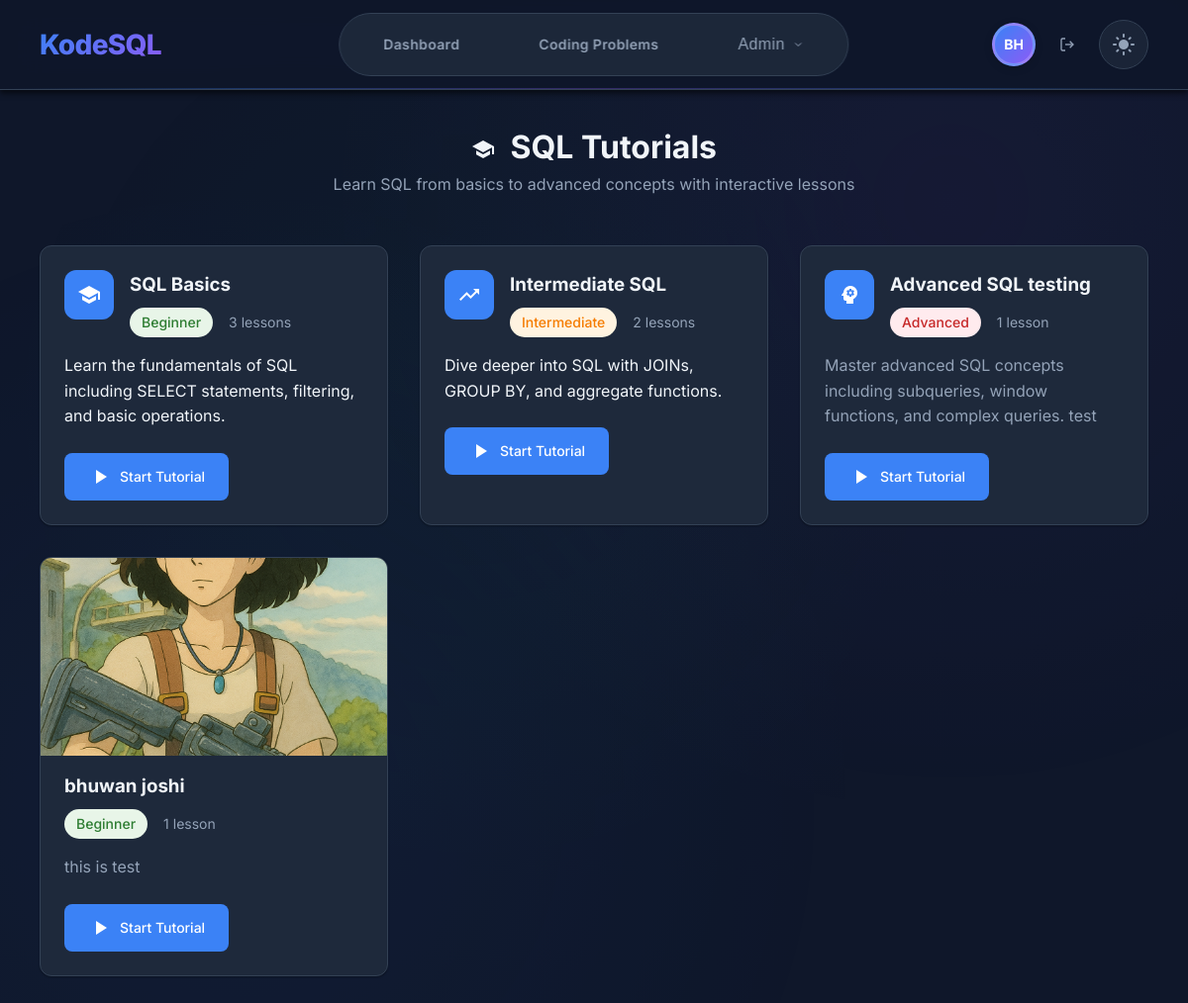
The page /tutorials/ (signed in) on the database its author committed.
### users/models.py (models this page shows, shortened)
class User(AbstractUser):
    email = models.EmailField(unique=True)
    is_email_verified = models.BooleanField(default=False)
    created_at = models.DateTimeField(auto_now_add=True)
    updated_at = models.DateTimeField(auto_now=True)
    USERNAME_FIELD = 'email'
    REQUIRED_FIELDS = ['username']

### tutorials/models.py (models this page shows, shortened)
class Tutorial(models.Model):
    DIFFICULTY_CHOICES = [
        ('beginner', 'Beginner'),
        ('intermediate', 'Intermediate'),
        ('advanced', 'Advanced'),
    ]
    title = models.CharField(max_length=255)
    description = CKEditor5Field(config_name='tutorial')
    difficulty = models.CharField(max_length=15, choices=DIFFICULTY_CHOICES, default='beginner')
    icon = models.CharField(max_length=50, default='table_chart')  # Material icon name
    thumbnail = models.ImageField(upload_to='tutorials/thumbnails/', blank=True, null=True)
    is_active = models.BooleanField(default=True)
    order = models.PositiveIntegerField(default=0)
    created_at = models.DateTimeField(auto_now_add=True)
    updated_at = models.DateTimeField(auto_now=True)
    class Meta:
        ordering = ['order', 'difficulty', 'created_at']

### tutorials/views.py (the view)
# urls.py: path('', views.tutorials_list, name='tutorials_list'),
def tutorials_list(request):
    tutorials = Tutorial.objects.filter(is_active=True).annotate(
        total_lessons=Count('lessons', filter=Q(lessons__is_active=True))
    )
    if request.user.is_authenticated:
        progress_data = UserTutorialProgress.objects.filter(
            user=request.user
        ).select_related('tutorial')
        progress_dict = {}
        for progress in progress_data:
            progress_dict[progress.tutorial.id] = progress
        for tutorial in tutorials:
            if tutorial.id in progress_dict:
                tutorial.progress_data = progress_dict[tutorial.id]
            else:
                tutorial.progress_data = None
    context = {
        'page_title': 'SQL Tutorials',
        'tutorials': tutorials,
    }
    return render(request, 'tutorials/tutorials_list.html', context)

### templates/tutorials/tutorials_list.html (shortened to what this page needs)
{% extends "base.html" %}
{% block content %}
<div class="tile-wrap">
    <div style="padding: 2rem 0;">
        <div class="page-header" style="text-align: center; margin-bottom: 3rem;">
            <h1>
                <span class="material-icons" style="vertical-align: middle; margin-right: 0.5rem;">school</span>
                SQL Tutorials
            </h1>
            <p style="color: var(--text-secondary);">Learn SQL from basics to advanced concepts with interactive lessons</p>
        </div>
        {% if tutorials %}
            <div class="tutorials-grid">
                {% for tutorial in tutorials %}
                    <div class="tutorial-card card">
                        {% if tutorial.thumbnail %}
                            <div class="tutorial-thumbnail">
                                <img src="{{ tutorial.thumbnail.url }}" alt="{{ tutorial.title }}" class="tutorial-thumbnail-img">
                            </div>
                        {% endif %}
                        <div class="tutorial-header{% if tutorial.thumbnail %} has-thumbnail{% endif %}">
                            {% if not tutorial.thumbnail %}
                                <div class="tutorial-icon">
                                    <span class="material-icons">{{ tutorial.icon }}</span>
                                </div>
                            {% endif %}
                            <div class="tutorial-info">
                                <h3>{{ tutorial.title }}</h3>
                                <div class="tutorial-meta">
                                    <span class="difficulty difficulty-{{ tutorial.difficulty }}">
                                        {{ tutorial.get_difficulty_display }}
                                    </span>
                                    <span class="lesson-count">
                                        {{ tutorial.total_lessons }} lesson{{ tutorial.total_lessons|pluralize }}
                                    </span>
                                </div>
                            </div>
                        </div>
                        <div class="tutorial-description">
                            <div>{{ tutorial.description|truncatechars:150|safe }}</div>
                        </div>
                        <div class="tutorial-actions">
                            <a href="{% url 'tutorials:tutorial_detail' tutorial.id %}" class="btn btn-primary">
                                {% if user.is_authenticated and tutorial.progress_data %}
                                    {% if tutorial.progress_data.is_completed %}
                                        <span class="material-icons">replay</span>
                                        Review
                                    {% else %}
                                        <span class="material-icons">play_arrow</span>
                                        Continue
                                    {% endif %}
                                {% else %}
                                    <span class="material-icons">play_arrow</span>
                                    Start Tutorial
                                {% endif %}
                            </a>
                        </div>
                    </div>
                {% endfor %}
            </div>
        {% endif %}
    </div>
</div>
{% endblock %}

### templates/base.html (shortened to what this page needs)
{% load static %}
<!DOCTYPE html>
<html lang="en" data-theme="dark">
<head>
    <link rel="stylesheet" href="{% static 'css/base.css' %}">
    <link rel="stylesheet" href="{% static 'css/theme.css' %}">
    <link rel="stylesheet" href="{% static 'css/modern-header.css' %}">
    <link rel="stylesheet" href="{% static 'css/admin-dropdown-fix.css' %}">
    <link rel="stylesheet" href="{% static 'css/responsive.css' %}">
</head>
<body>
    <header class="header">
        <div class="tile-wrap">
            <a href="{% url 'core:landing_page' %}" class="logo">KodeSQL</a>
            <div class="nav-items" id="navItems">
                <a href="{% url 'core:dashboard' %}" class="nav-item">Dashboard</a>
                <a href="{% url 'challenges:challenges_list' %}" class="nav-item">Coding Problems</a>
                {% if request.user.is_staff %}
                    <div class="nav-dropdown">
                        <button class="nav-item admin-nav-btn">
                            Admin
                            <svg width="12" height="12" viewBox="0 0 24 24" fill="none" stroke="currentColor" stroke-width="2">
                                <polyline points="6 9 12 15 18 9"></polyline>
                            </svg>
                        </button>
                    </div>
                {% endif %}
            </div>
            <div class="user-menu">
                {% if request.user.is_authenticated %}
                    <a href="{% url 'users:profile' %}" class="user-avatar-link">
                        {% if request.user.profile.profile_picture %}
                            <img src="{{ request.user.profile.profile_picture.url }}" alt="Profile Picture" class="user-avatar-image">
                        {% else %}
                            <div class="user-avatar">
                                {% if request.user.first_name and request.user.last_name %}
                                    {{ request.user.first_name|first|upper }}{{ request.user.last_name|first|upper }}
                                {% elif request.user.first_name %}
                                    {{ request.user.first_name|first|upper }}{{ request.user.first_name|slice:"1:2"|upper }}
                                {% else %}
                                    {{ request.user.email|first|upper }}{{ request.user.email|slice:"1:2"|upper }}
                                {% endif %}
                            </div>
                        {% endif %}
                    </a>
                    <a href="{% url 'users:logout' %}" class="logout-btn" title="Logout">
                        <svg width="16" height="16" viewBox="0 0 24 24" fill="none" stroke="currentColor" stroke-width="2">
                            <path d="M9 21H5a2 2 0 0 1-2-2V5a2 2 0 0 1 2-2h4"/>
                            <polyline points="16 17 21 12 16 7"/>
                            <line x1="21" y1="12" x2="9" y2="12"/>
                        </svg>
                    </a>
                {% else %}
                    <div class="auth-buttons">
                        <a href="{% url 'users:login' %}" class="nav-item">Login</a>
                        <a href="{% url 'users:register' %}" class="nav-item btn-primary">Sign Up</a>
                    </div>
                {% endif %}
                <button class="theme-toggle" onclick="toggleTheme()">
                    <span class="material-icons">dark_mode</span>
                </button>
            </div>
        </div>
    </header>
    <main class="main-content">
        {% block content %}{% endblock %}
    </main>
</body>
</html>

### static/css/base.css (style rules this page uses)
* { margin: 0; padding: 0; box-sizing: border-box; }
html { font-size: 16px; scroll-behavior: smooth; height: 100%; }
body { font-family: 'Inter', -apple-system, BlinkMacSystemFont, 'Segoe UI', Roboto, sans-serif; line-height: 1.6; color: var(--text-primary); background: var(--bg-primary); transition: all 0.3s cubic-bezier(0.4, 0, 0.2, 1); min-height: 100vh; position: relative; overflow-x: hidden; }
body::before { content: ''; position: fixed; top: 0; left: 0; width: 100%; height: 100%; background: radial-gradient(circle at 20% 80%, rgba(59, 130, 246, 0.05) 0%, transparent 50%), radial-gradient(circle at 80% 20%, rgba(139, 92, 246, 0.05) 0%, transparent 50%), radial-gradient(circle at 40% 40%, rgba(16, 185, 129, 0.03) 0%, transparent 50%); pointer-events: none; z-index: -1; opacity: 0.7; }
[data-theme="dark"] body::before { background: radial-gradient(circle at 20% 80%, rgba(59, 130, 246, 0.08) 0%, transparent 50%), radial-gradient(circle at 80% 20%, rgba(139, 92, 246, 0.08) 0%, transparent 50%), radial-gradient(circle at 40% 40%, rgba(16, 185, 129, 0.05) 0%, transparent 50%); }
:root { --breakpoint-xs: 480px; --breakpoint-sm: 640px; --breakpoint-md: 768px; --breakpoint-lg: 1024px; --breakpoint-xl: 1280px; --breakpoint-2xl: 1536px; }
.tile-wrap { width: 100%; max-width: 1400px; margin: 0 auto; padding: 0 1rem; position: relative; transition: all 0.3s cubic-bezier(0.4, 0, 0.2, 1); }
@media (min-width: 480px) { .tile-wrap { padding: 0 1.5rem; } }
@media (min-width: 768px) { .tile-wrap { padding: 0 2rem; } }
@media (min-width: 1024px) { .tile-wrap { padding: 0 2.5rem; } }
.main-content { min-height: calc(100vh - 120px); position: relative; z-index: 1; background: transparent; }
.main-content { animation: fadeInUp 0.6s ease-out; }
.nav-dropdown { position: relative; }
.theme-toggle { background: none; border: none; color: var(--text-secondary); cursor: pointer; padding: 0.5rem; border-radius: 6px; transition: all 0.2s ease; }
* { transition: color 0.2s ease, background-color 0.2s ease, border-color 0.2s ease, transform 0.2s ease, box-shadow 0.2s ease, opacity 0.2s ease; }

### static/css/admin-dropdown-fix.css (style rules this page uses)
.nav-dropdown { position: relative !important; z-index: 101 !important; }

### templates/tutorials/tutorials_list.html (style rules this page uses)
.tutorials-grid { display: grid; grid-template-columns: repeat(auto-fill, minmax(350px, 1fr)); gap: 2rem; margin-top: 2rem; }
.tutorial-card { padding: 1.5rem; transition: transform 0.2s ease, box-shadow 0.2s ease; overflow: hidden; }
.tutorial-thumbnail { margin: -1.5rem -1.5rem 1rem -1.5rem; height: 200px; overflow: hidden; }
.tutorial-thumbnail-img { width: 100%; height: 100%; object-fit: cover; transition: transform 0.3s ease; }
.tutorial-header { display: flex; align-items: flex-start; gap: 1rem; margin-bottom: 1rem; }
.tutorial-icon { background: var(--primary-color); color: white; width: 50px; height: 50px; border-radius: 12px; display: flex; align-items: center; justify-content: center; flex-shrink: 0; }
.tutorial-header.has-thumbnail { gap: 0; }
.tutorial-info h3 { margin: 0 0 0.5rem 0; color: var(--text-primary); }
.tutorial-meta { display: flex; gap: 1rem; align-items: center; }
.difficulty { padding: 0.25rem 0.75rem; border-radius: 20px; font-size: 0.875rem; font-weight: 500; }
.difficulty-beginner { background: #e8f5e8; color: #2e7d32; }
.difficulty-intermediate { background: #fff3e0; color: #f57c00; }
.difficulty-advanced { background: #ffebee; color: #c62828; }
.lesson-count { color: var(--text-secondary); font-size: 0.875rem; }
.tutorial-description { margin-bottom: 1.5rem; }
.tutorial-description p { color: var(--text-secondary); line-height: 1.6; margin: 0; }
.tutorial-actions { display: flex; gap: 1rem; }

### rows shown on the page
User: user.email|first "B", user.email "H"
Tutorial: title "SQL Basics", difficulty "Beginner", total_lessons "3", description "Learn the fundamentals of SQL including SELECT statements, filtering, and basic operations."
Tutorial: title "Intermediate SQL", difficulty "Intermediate", total_lessons "2", description "Dive deeper into SQL with JOINs, GROUP BY, and aggregate functions."
Tutorial: title "Advanced SQL testing", difficulty "Advanced", total_lessons "1", description "Master advanced SQL concepts including subqueries, window functions, and complex queries. test"
Tutorial: thumbnail (picture), title "bhuwan joshi", difficulty "Beginner", total_lessons "1", description "this is test"
